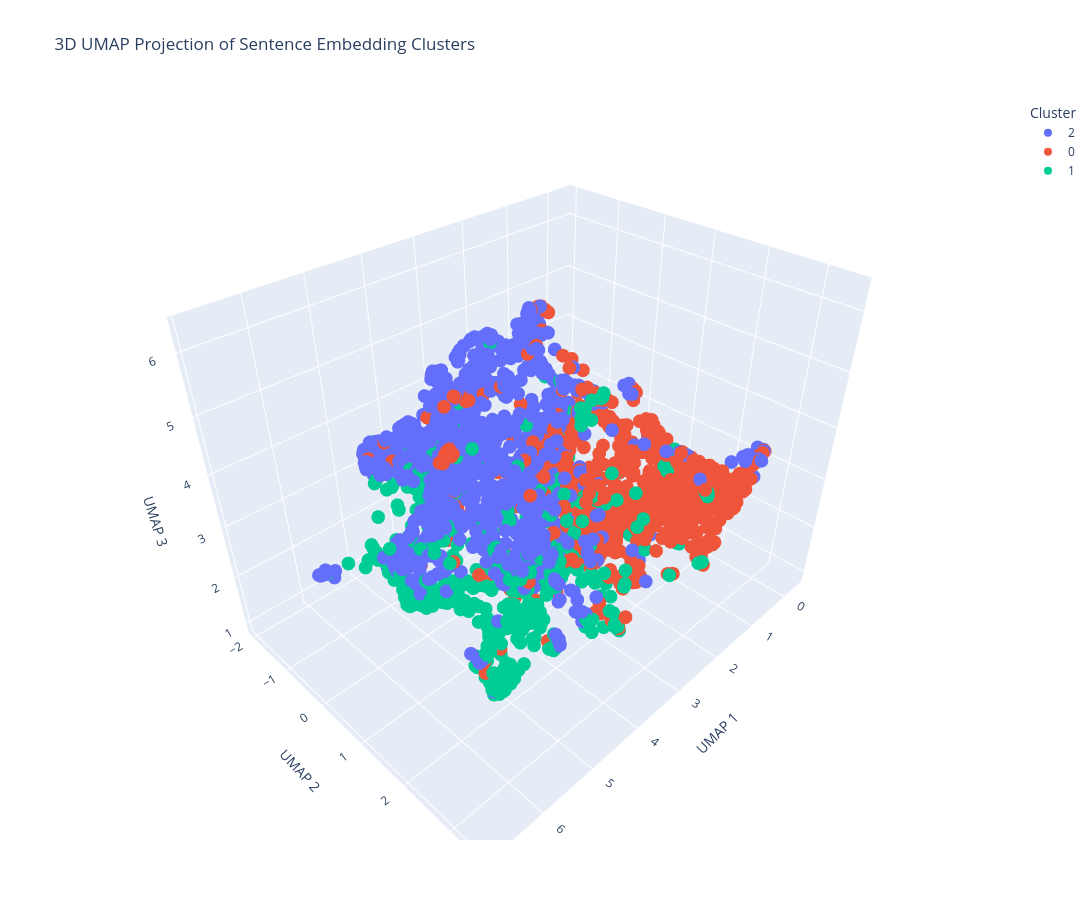

The code cell stored with this chart in its notebook:
### Markdown cell above
## 3D umap visualization plot (for reference only)

### Code cell
# random subset
np.random.seed(42)
plot_idx = np.random.choice(len(embeddings), size=3000, replace=False)

embeddings_sample = embeddings[plot_idx]
cluster_sample = cluster_labels[plot_idx]

# UMAP 3D
reducer_3d = umap.UMAP(n_components=3, random_state=42)
umap_result_3d = reducer_3d.fit_transform(embeddings_sample)

sample_sentences = [all_sentences[i] for i in plot_idx]

# create plot
fig = px.scatter_3d(
    x=umap_result_3d[:, 0],
    y=umap_result_3d[:, 1],
    z=umap_result_3d[:, 2],
    color=cluster_sample.astype(str),
    title="3D UMAP Projection of Sentence Embedding Clusters",
    labels={"color": "Cluster"},
    hover_data={"sentence": sample_sentences}
)

fig.update_layout(
    width=1200,
    height=900,
    margin=dict(l=60, r=60, b=60)
)

fig.update_layout(
    scene=dict(
        xaxis_title='UMAP 1',
        yaxis_title='UMAP 2',
        zaxis_title='UMAP 3'
    )
)

fig.show()

### Figure 1 — Plotly figure (JSON) as saved in the notebook; plotly's stock layout.template omitted (floating-point values rounded to 4 significant figures; data arrays with more than 128 entries replaced by an {"elided": "..."} marker saying what was removed)
{"data": [{"customdata": {"elided": "1223x1 str values"}, "hovertemplate": "Cluster=2<br>x=%{x}<br>y=%{y}<br>z=%{z}<br>sentence=%{customdata[0]}<extra></extra>", "legendgroup": "2", "marker": {"color": "#636efa", "symbol": "circle"}, "mode": "markers", "name": "2", "scene": "scene", "showlegend": true, "type": "scatter3d", "x": {"elided": "1223 float values"}, "y": {"elided": "1223 float values"}, "z": {"elided": "1223 float values"}}, {"customdata": {"elided": "1036x1 str values"}, "hovertemplate": "Cluster=0<br>x=%{x}<br>y=%{y}<br>z=%{z}<br>sentence=%{customdata[0]}<extra></extra>", "legendgroup": "0", "marker": {"color": "#EF553B", "symbol": "circle"}, "mode": "markers", "name": "0", "scene": "scene", "showlegend": true, "type": "scatter3d", "x": {"elided": "1036 float values"}, "y": {"elided": "1036 float values"}, "z": {"elided": "1036 float values"}}, {"customdata": {"elided": "741x1 str values"}, "hovertemplate": "Cluster=1<br>x=%{x}<br>y=%{y}<br>z=%{z}<br>sentence=%{customdata[0]}<extra></extra>", "legendgroup": "1", "marker": {"color": "#00cc96", "symbol": "circle"}, "mode": "markers", "name": "1", "scene": "scene", "showlegend": true, "type": "scatter3d", "x": {"elided": "741 float values"}, "y": {"elided": "741 float values"}, "z": {"elided": "741 float values"}}], "layout": {"height": 900, "legend": {"title": {"text": "Cluster"}, "tracegroupgap": 0}, "margin": {"b": 60, "l": 60, "r": 60}, "scene": {"domain": {"x": [0, 1], "y": [0, 1]}, "xaxis": {"title": {"text": "UMAP 1"}}, "yaxis": {"title": {"text": "UMAP 2"}}, "zaxis": {"title": {"text": "UMAP 3"}}}, "title": {"text": "3D UMAP Projection of Sentence Embedding Clusters"}, "width": 1200}}
